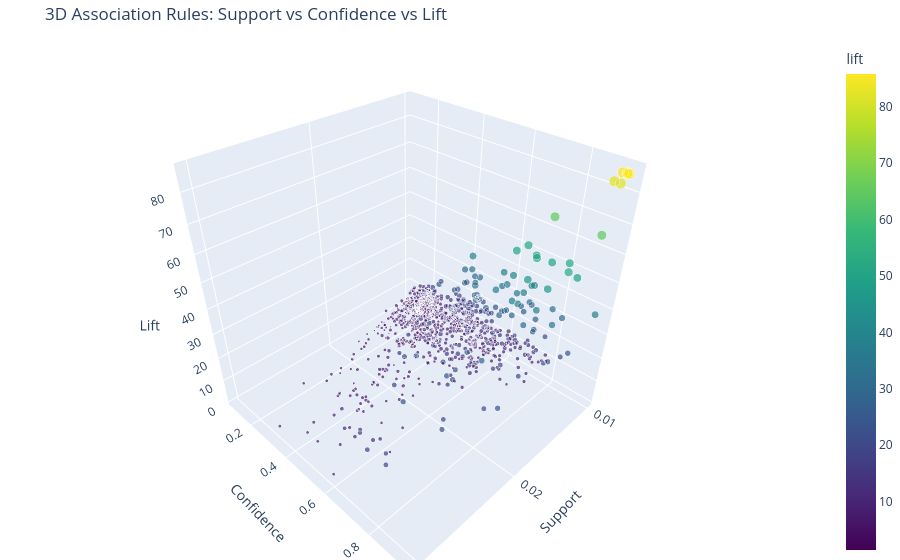

Notebook code for this chart:
### Markdown cell above
The plot above represents a 2d visualisation about the rules found by the algorithm. The size and color difference represents the lift of the rules.
A clear positive releationship is visible between support and confidence. Also where the lift is high (yellow big circles) the support tends to be small. Altough the rule is strong, the overall occurance in the transactions is small. Personally I would focus on the right up corner, where support is high and confidence is high as well.

### Code cell
import plotly.express as px

fig = px.scatter_3d(
    rules,
    x="support",
    y="confidence",
    z="lift",
    color="lift",
    size="lift",
    size_max=18,
    hover_name="rule",
    hover_data={
        "support": ":.4f",
        "confidence": ":.4f",
        "lift": ":.2f"
    },
    color_continuous_scale="Viridis",
    title="3D Association Rules: Support vs Confidence vs Lift"
)

# 3. Clean up axis labels and layout padding
fig.update_layout(
    scene=dict(
        xaxis_title="Support",
        yaxis_title="Confidence",
        zaxis_title="Lift"
    ),
    margin=dict(l=0, r=0, b=0, t=40)
)

fig.show()

### Figure 1 — Plotly figure (JSON) as saved in the notebook; plotly's stock layout.template omitted (floating-point values rounded to 4 significant figures; data arrays with more than 128 entries replaced by an {"elided": "..."} marker saying what was removed)
{"data": [{"hovertemplate": "<b>%{hovertext}</b><br><br>support=%{x:.4f}<br>confidence=%{y:.4f}<br>lift=%{marker.color:.2f}<extra></extra>", "hovertext": {"elided": "996 str values"}, "legendgroup": "", "marker": {"color": {"elided": "996 float values"}, "coloraxis": "coloraxis", "size": {"elided": "996 float values"}, "sizemode": "area", "sizeref": 0.2649, "symbol": "circle"}, "mode": "markers", "name": "", "scene": "scene", "showlegend": false, "type": "scatter3d", "x": {"elided": "996 float values"}, "y": {"elided": "996 float values"}, "z": {"elided": "996 float values"}}], "layout": {"coloraxis": {"autocolorscale": false, "colorbar": {"title": {"text": "lift"}}, "colorscale": [[0, "#440154"], [0.1111, "#482878"], [0.2222, "#3e4989"], [0.3333, "#31688e"], [0.4444, "#26828e"], [0.5556, "#1f9e89"], [0.6667, "#35b779"], [0.7778, "#6ece58"], [0.8889, "#b5de2b"], [1, "#fde725"]]}, "legend": {"itemsizing": "constant", "tracegroupgap": 0}, "margin": {"b": 0, "l": 0, "r": 0, "t": 40}, "scene": {"domain": {"x": [0, 1], "y": [0, 1]}, "xaxis": {"title": {"text": "Support"}}, "yaxis": {"title": {"text": "Confidence"}}, "zaxis": {"title": {"text": "Lift"}}}, "title": {"text": "3D Association Rules: Support vs Confidence vs Lift"}}}
